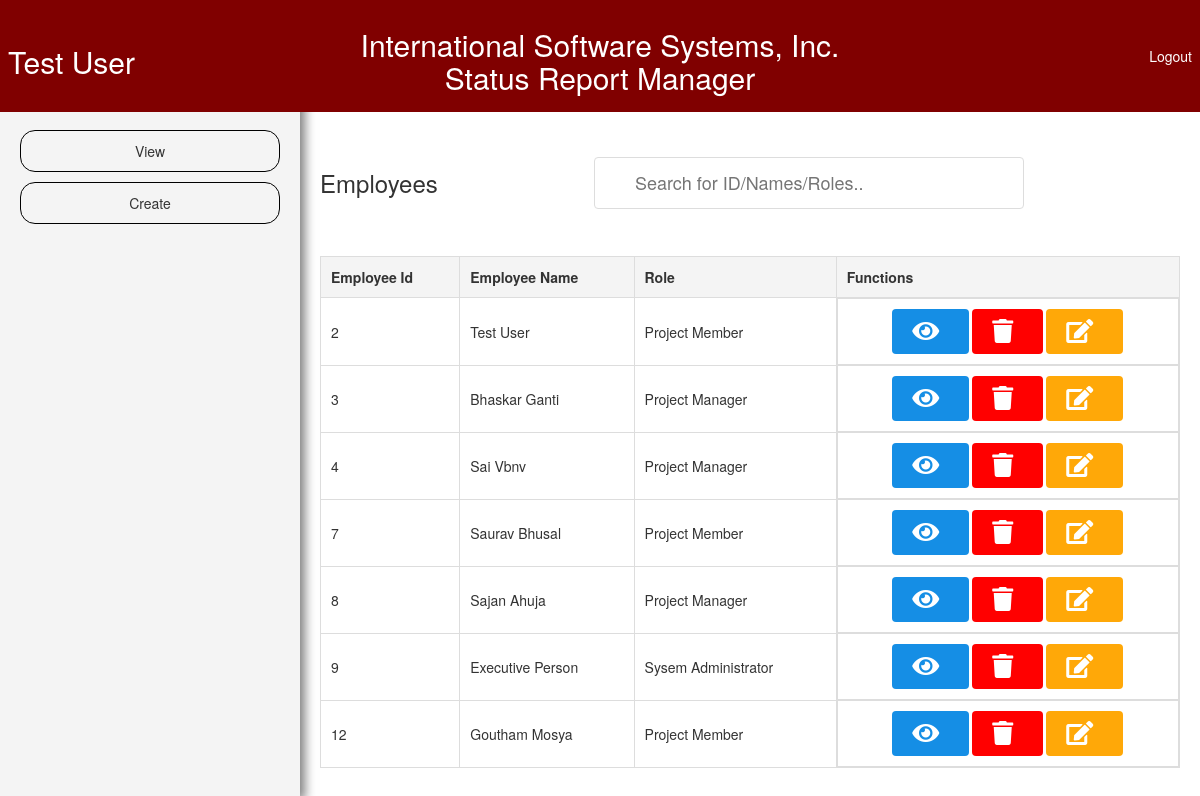
Screenshot of /users/ (signed in) with the database file from the repository.
### reports/models.py (models this page shows)
class CustomUser(AbstractUser,PermissionsMixin):
    ROLES={
        "ME":"Project Member",
        "PM":"Project Manager",
        "SA":"System Administrator"
    }
    email=models.EmailField(unique=True)
    role=models.CharField(max_length=3,choices=ROLES)
    USERNAME_FIELD="email"
    REQUIRED_FIELDS = ["username","first_name","last_name","role"]

### reports/views.py (the view)
# urls.py: path("users/",views.employees,name="user"),
@login_required(login_url="/login/")
def employees(request):
    users = list(CustomUser.objects.all())
    return render(request, "administrator/employees.html", {"users": users})

### templates/administrator/employees.html (shortened to what this page needs)
{% extends "layout.html" %}
{% block main %}
    <div class="form-container">
        <div class="form-group-inline">
            <h3>Employees</h3>
            <input type="text" id="search" onkeyup="myFunction()" placeholder="Search for ID/Names/Roles.."
                   title="Type in a name">
        </div>
        {% if users %}
            <table>
                <thead>
                <tr>
                    <th>Employee Id</th>
                    <th>Employee Name</th>
                    <th>Role</th>
                    <th>Functions</th>
                </tr>
                </thead>
                <tbody id="emp_table">
                {% for user in users %}
                    {% if not user.is_superuser %}
                        <tr>
                            <td>{{ user.id }}</td>
                            <td>{{ user.first_name }} {{ user.last_name }}</td>
                            {% if user.role == 'SA' %}
                                <td>Sysem Administrator</td>
                            {% elif user.role == 'PM' %}
                                <td>Project Manager</td>
                            {% else %}
                                <td>Project Member</td>
                            {% endif %}
                            <td style="display: flex;justify-content: center;align-items: center;">
                                <button onclick="onclicking(event,{{ user.id }})"><i class="fa fa-eye"
                                                                                     style="font-size:24px"></i>
                                </button>
                                <button style="background-color: red;margin-left: 3px;"
                                        onclick="deleteUser(event,{{ user.id }})"><i class="fa fa-trash"
                                                                                     aria-hidden="true"
                                                                                     style="font-size:24px;"></i>
                                </button>
                                <button style="background-color: rgb(255,168,8);margin-left: 3px;"
                                        onclick="editUser(event,{{ user.id }})"><i class="fa fa-edit"
                                                                                   aria-hidden="true"
                                                                                   style="font-size:24px;"></i>
                                </button>
                            </td>
                        </tr>
                    {% endif %}
                {% endfor %}
                </tbody>
            </table>
        {% else %}
            <p><b>No Users</b></p>
        {% endif %}
    </div>
{% endblock %}

### templates/layout.html (shortened to what this page needs)
<!DOCTYPE html>
 {% load static %}
<html lang="en">
<head>
    <link rel="stylesheet" href="{% static "css/style1.css" %}">
    <link rel="stylesheet" href="{% static "css/font-awesome.min.css" %}">
    <link rel="stylesheet" href="https://cdnjs.cloudflare.com/ajax/libs/font-awesome/4.7.0/css/font-awesome.min.css">
    {% include 'css.html' %}
    <link rel="stylesheet" href="{% static "css/sidenav.css" %}">
</head>
<body>
    <div class="header">
        <div class="header-left">
            <h2 id="employee-name">{{request.user.first_name}} {{request.user.last_name}}</h2>
        </div>
        <div class="header-middle">
            <h2>International Software Systems, Inc.<br>Status Report Manager</h2>
        </div>
        <div class="header-right">
            <a href="/logout/" id="logout">Logout</a>
        </div>
    </div>
    <div class="main-content">
        <div class="sidebar">
            {% if request.user.is_superuser %}
            <a href="/users/">Users</a>
            <a href="/addUser/">Add User</a>
            {% else %}
            <a href="/viewTasks/">View</a>
            <a href="/createTask/">Create</a>
            {% endif %}
        </div>
        <div class="content">
            {% block main %}
            {% endblock%}
        </div>
    </div>
</body>
</html>

### templates/css.html (shortened to what this page needs)
<link rel="stylesheet" href="https://cdn.jsdelivr.net/npm/bootstrap@3.3.7/dist/css/bootstrap.min.css"
>
<link rel="stylesheet" href="https://cdn.jsdelivr.net/npm/bootstrap@3.3.7/dist/css/bootstrap-theme.min.css"
>

### static/css/style1.css (style rules this page uses)
body { font-family: Arial, sans-serif; margin: 0; padding: 0; display: flex; flex-direction: column; min-height: 100vh; background-color: #FFF7E5; }
.header { background-color: #800000; color: white; padding: 8px; display: flex; justify-content: space-between; align-items: center; position: fixed; width: 100%; top: 0; z-index: 1000; box-sizing: border-box; }
.header-left { flex: 1; padding: auto; }
.header-middle { text-align: center; flex: 2; }
.header-right { flex: 1; text-align: right; padding: auto; }
.header-right a { color: white; text-decoration: none; }
.sidebar { width: 300px; padding: 80px 20px 20px 20px; background-color: #f4f4f4; position: fixed; top: 50px; bottom: 0; left: 0; display: flex; flex-direction: column; overflow-y: auto; box-sizing: border-box; box-shadow: 5px 0 10px rgba(0, 0, 0, 0.5); }
.sidebar a { display: block; padding: 10px; color: #333; text-decoration: none; margin-bottom: 10px; text-align: center; border: 1px solid #000000; border-radius: 15px; }
.content { margin-left: 220px; padding: 80px 20px 20px 20px; flex-grow: 1; display: flex; flex-direction: column; align-items: center; margin-top: 70px; }
.content h3 { margin-bottom: 20px; }
.form-container { width: 100%; display: flex; flex-direction: column; align-items: center; }
.form-container input, .form-container textarea, .form-container select { width: 100%; margin-bottom: 10px; padding: 8px; border: 1px solid #ccc; border-radius: 4px; }
.form-group-inline { display: flex; justify-content: space-between; align-items: center; width: 100%; margin-bottom: 20px; }
.form-container button { padding: 10px 20px; background-color: hsl(205, 83%, 49%); color: white; border: none; border-radius: 4px; cursor: pointer; }
.form-container table { width: 100%; border-collapse: collapse; margin-top: 20px; }
.form-container table, th, td { border: 1px solid #ddd; }
.form-container th { background-color: #f4f4f4; }
.form-container th, .form-container td { padding: 10px; text-align: left; }

### static/css/sidenav.css (style rules this page uses)
* { margin: 0; padding: 0; }
.content { margin-left: 300px !important; }
i { margin-right: 10px; }

### templates/administrator/employees.html (style rules this page uses)
#search { background: url('https://img.icons8.com/ios/50/search--v1.png') no-repeat left/35px; width: 50%; font-size: 18px; padding: 12px 20px 12px 40px; border: 1px solid #ddd; margin-bottom: 0; }

### rows the page displays
CustomUser: user.first_name "Test", user.last_name "User", id "2", first_name "Test", last_name "User", role "Project Member"
CustomUser: id "3", first_name "Bhaskar", last_name "Ganti", role "Project Manager"
CustomUser: id "4", first_name "Sai", last_name "Vbnv", role "Project Manager"
CustomUser: id "7", first_name "Saurav", last_name "Bhusal", role "Project Member"
CustomUser: id "8", first_name "Sajan", last_name "Ahuja", role "Project Manager"
CustomUser: id "9", first_name "Executive", last_name "Person", role "Sysem Administrator"
CustomUser: id "12", first_name "Goutham", last_name "Mosya", role "Project Member"
